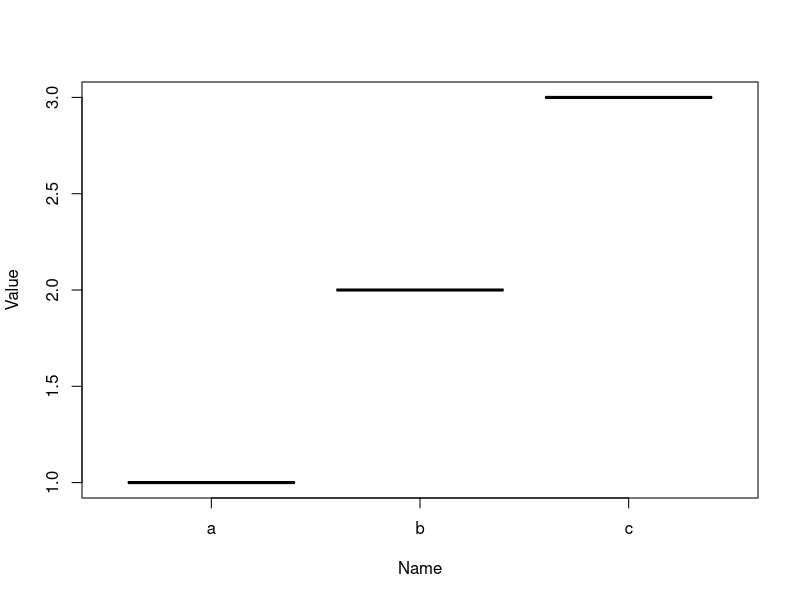
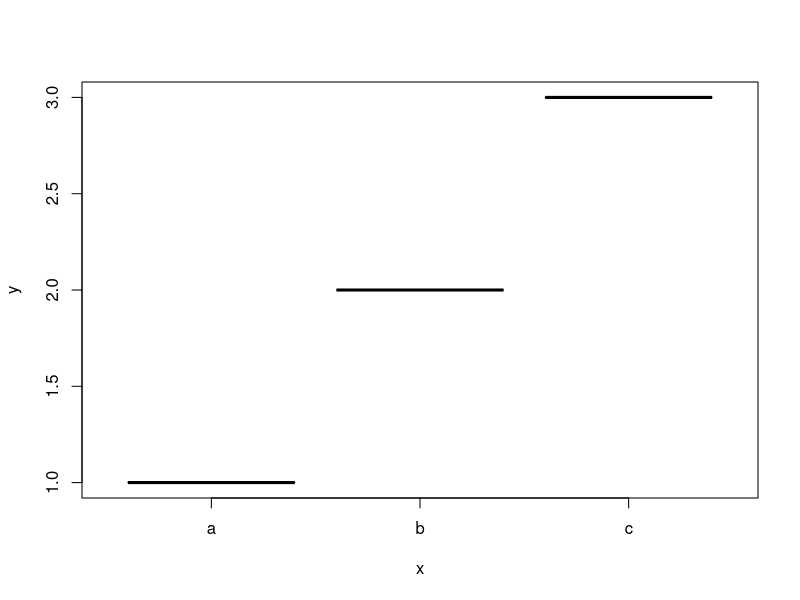
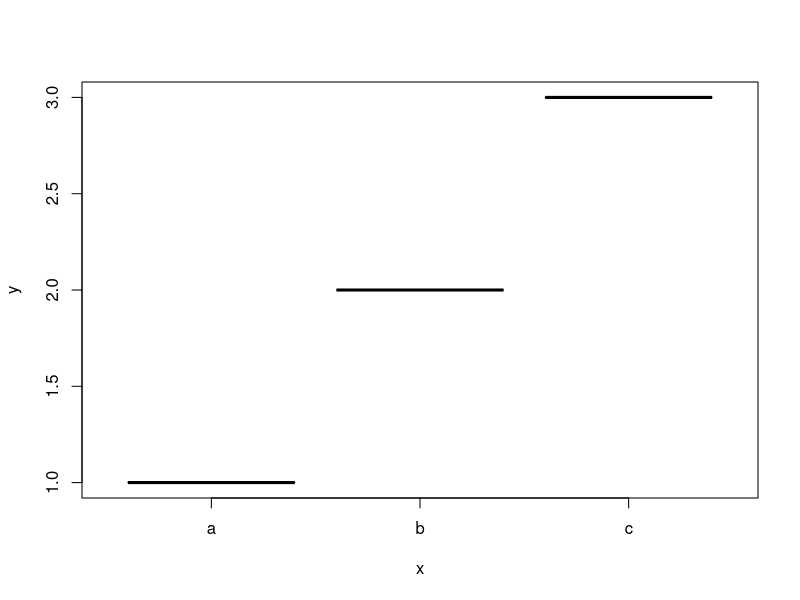
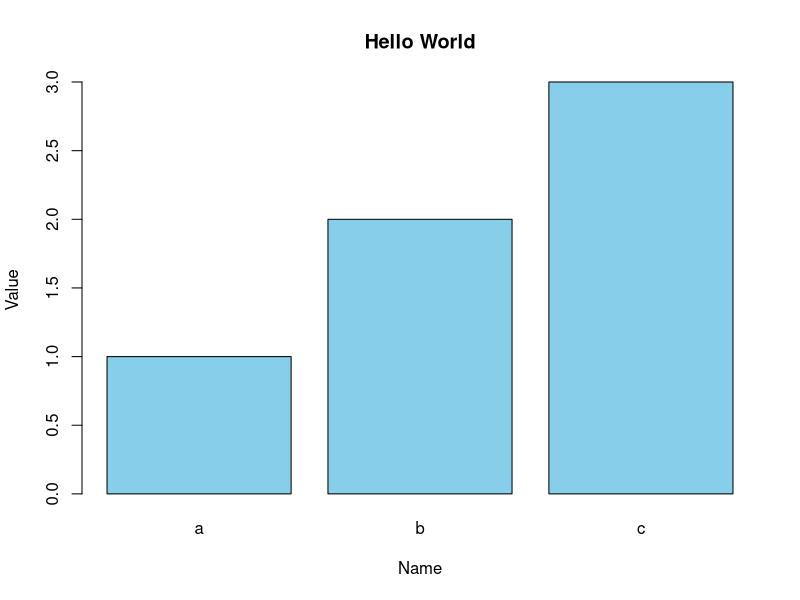

R code for these plots, in order:
## ---- chunk 1
nameasfactor <- as.factor(c("a","b","c"))
df <- data.frame(
  Name = nameasfactor,
  Value = c(1,2,3))
## ---- chunk 2
print(df)
## ---- chunk 3
plot(df)
## ---- chunk 4
plot(df$Name, df$Value)
## ---- chunk 5
plot(  
  x = df$Name,
  y = df$Value)
## ---- chunk 6
barplot(
  names= df$Name,
  height= df$Value,
  col= "skyblue",
  main= "Hello World",
  xlab="Name",
  ylab= "Value"
)
